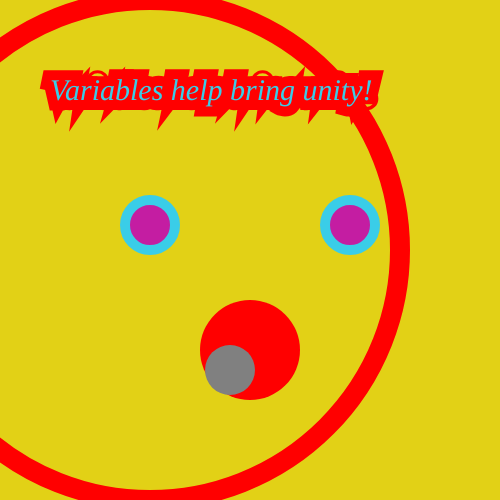
Frame 1 (no input)
Frame 60 (no input): identical to frame 1, image omitted
Frame 120 (the mouse pressed at the canvas centre since frame 60): identical to frame 1, image omitted

The p5.js sketch that drew this single still picture (run headless with seeded random() and noise() and a simulated clock; from frame 60 on, the mouse is pressed at the canvas centre):

// p5.js sketch
// ── sketch.js
/*skateguy variable
*/

var x = 250;
var y = 250;
var eyeSize = 50;

function setup() {
    createCanvas(500, 500);
}

function draw() {
//eyes
    background("#e2d116");
    fill("#c41da2");
    stroke("#3acde8");
    strokeWeight(10);
    ellipse(150,225,eyeSize,eyeSize);
    ellipse(350,225,eyeSize,eyeSize);
//mouth
    fill("#FF0000");
    noStroke();
    ellipse(x,350,100,100);
//throat
    fill("#808080");
    noStroke();
    ellipse(x - 20,370,50,50);
//face
    noFill();
    stroke("#FF0000");
    strokeWeight(20);
    ellipse(x-100,y,500,500);
//variables
    fill("#3acde8")
    textSize(30);
    textFont("Verdana");
    textStyle(ITALIC);
    text("Variables help bring unity!", x-200, 100);
}
// ── style.css
  body {
    background: pink;
    font-family: monospace;
    font-size: 25px;
}

img {
    width: 100%;
}
